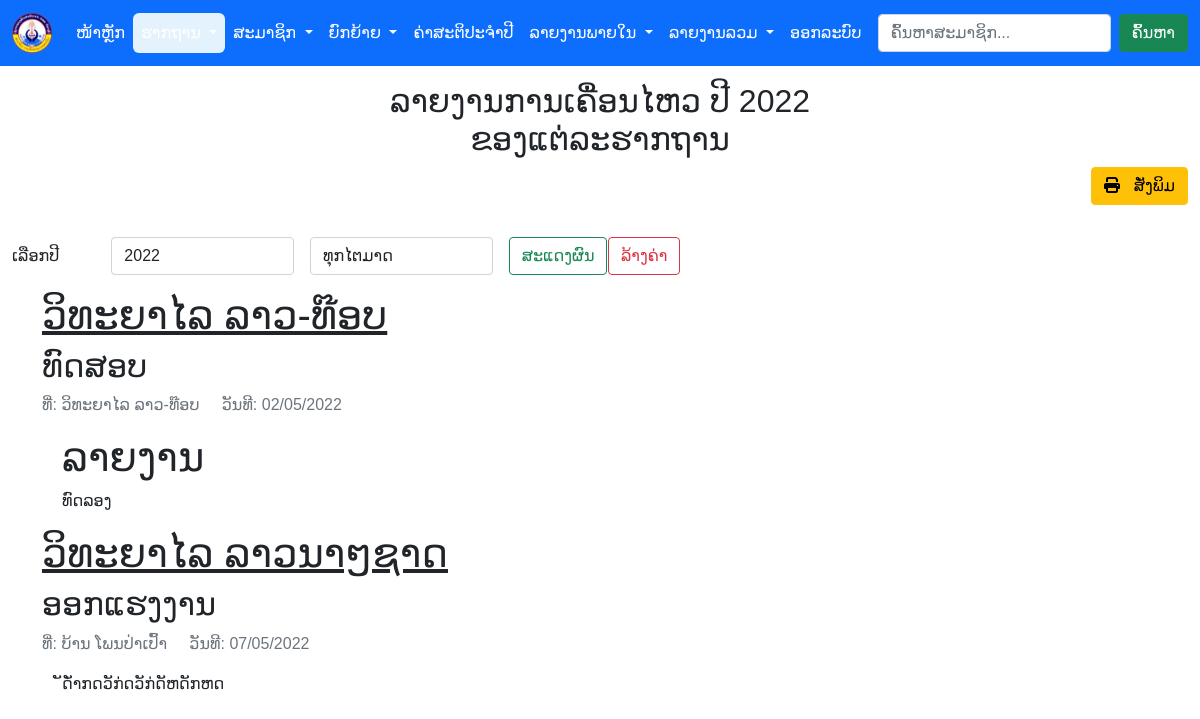
Before: /rpt_all.php?page=activity (signed in) with the older database file.
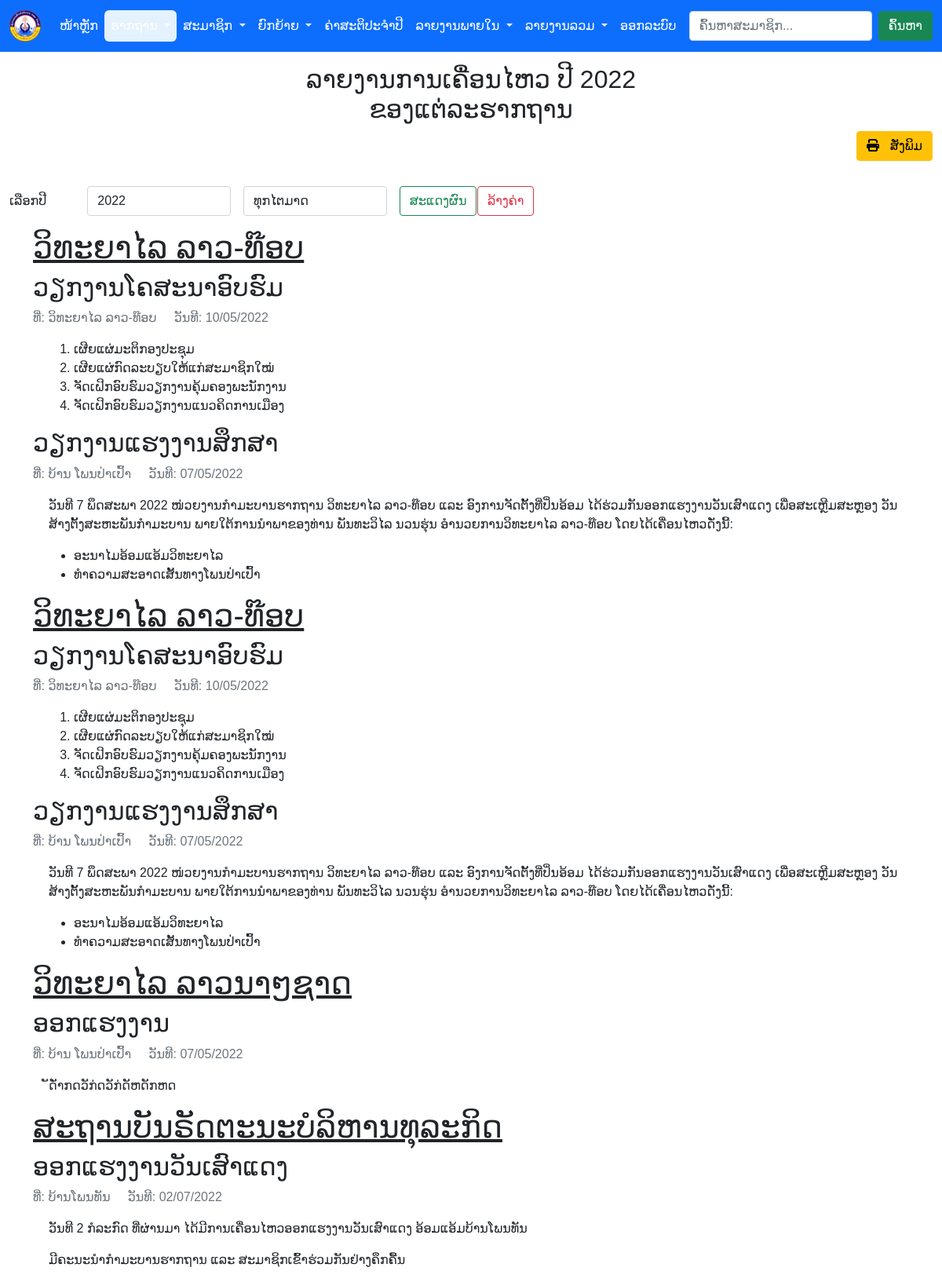
After: the same page with the newer database file.
### tables this page shows
CREATE TABLE `college` (
  `col_id` int(11) NOT NULL COMMENT 'ລະຫັດຮາກຖານ',
  `col_name` varchar(40) NOT NULL COMMENT 'ຊື່ຮາກຖານ',
  `col_village` varchar(30) NOT NULL COMMENT 'ບ້ານ',
  `col_district` varchar(30) NOT NULL COMMENT 'ເມືອງ',
  `col_province` varchar(30) NOT NULL COMMENT 'ແຂວງ',
  `tel` varchar(20) NOT NULL COMMENT 'ເບີໂທ',
  `email` varchar(40) DEFAULT NULL COMMENT 'ອີເມວ'
);

CREATE TABLE `activity` (
  `id` int(11) NOT NULL COMMENT 'ລະຫັດການເຄື່ອນໄຫວ',
  `act_title` varchar(100) NOT NULL COMMENT 'ຫົວຂໍ້',
  `act_date` date NOT NULL COMMENT 'ວັນທີ',
  `act_location` varchar(50) NOT NULL COMMENT 'ສະຖານທີ່',
  `act_detail` text NOT NULL COMMENT 'ລາຍລະອຽດ',
  `total_member_join` int(11) NOT NULL COMMENT 'ຈຳນວນຜູ້ເຂົ້າຮ່ວມ',
  `col_id` int(11) NOT NULL COMMENT 'ລະຫັດຮາກຖານ'
);

### rpt_all.php (the view, shortened to what this page needs)
<?php
if($_GET || isset($_GET['page'])):
require_once __DIR__ . '/include/function.php';
require_once __DIR__ . '/include/dbconfig.php';
require_once __DIR__ . '/header.php';
require_once __DIR__ . '/menu.php';
$page = $_GET['page'];
?>
<div class="container-fluid mt-3 mb-3">
    <h2 class="text-center">
        <?= getReport($page) ?>
        <?php
            if(isset($_GET['year']) AND $_GET['year']!=''){
                echo 'ປີ '.$_GET['year'];
            }else{
                echo 'ປີ '.date('Y');
            }
        ?>
        <br>
        ຂອງແຕ່ລະຮາກຖານ
    </h2>
<div class="text-end mb-3">
<button onclick="window.print();" class="btn btn-warning d-print-none text-end"><i class="fa-solid fa-print"></i> &nbsp; ສັ່ງພິມ</button>
</div>
<?php
    $count = 1;
    if($page == 'college'){
        $rs = mysqli_query($con, getReportAllQuery($page));
        echo mysqli_error($con);
        echo '
        <table class="table table-bordered table-striped table-sm">
                <thead class="table-dark">
                    <tr>
                        <th>ລຳດັບ</th>
                        <th>ຮາກຖານ</th>
                        <th>ສະມາຊິກກຳມະບານ</th>
                        <th>ທີ່ຢູ່ ຕິດຕໍ່</th>
                    </tr>
                </thead>
                <tbody>
                ';
            while($row = mysqli_fetch_assoc($rs)){
                echo '
                    <tr>
                        <td>'.$count++.'</td>
                        <td>'.$row['col_name'].'</td>
                        <td>
                            ທັງໝົດ: '.$row['total_member'].' ສະຫາຍ
                            <br>
                            ເປັນຍິງ: '.$row['female_member'].'ສະຫາຍ
                        </td>
                        <td>
                            '.$row['col_address'].'<br>
                            '.$row['tel'].'<br>
                            '.$row['email'].'
                        </td>
                    </tr>
                ';
            }
        echo '
                </tbody>
        </table>
        ';
    }else if($page == 'activity' && isAdmin()){
        echo '
        <form action="rpt_all.php"><div class="mt-3 mb-3 d-print-none row g-3">
        ';
        $sql = "SELECT
        YEAR(activity.act_date) AS y
        FROM activity
        GROUP BY YEAR(activity.act_date)
        ORDER BY YEAR(activity.act_date) DESC
        ;";
        $y_rs = mysqli_query($con, $sql);
        echo '<div class="col-1"><label class="col-form-label" for="year">ເລືອກປີ</label></div>';
        echo '<div class="col-2"><select class="form-control" id="year" name="year">';
        while($row = mysqli_fetch_assoc($y_rs)){
            echo '<option '.($row['y']==@$_GET['year']?'selected':'').' value="'.$row['y'].'">'.$row['y'].'</option>';
        }
        echo '</select>
        </div>
            '.showQuarter().'
            <input type="hidden" name="page" value="'.$page.'"/>
            <div class="col-1"><input type="submit" value="ສະແດງຜົນ" class="btn btn-outline-success"></div>
            <div class="col-1"><a href="rpt_all.php?page=activity" class="btn btn-outline-danger">ລ້າງຄ່າ</a></div>
        </div></form>';
        $sql_college = "SELECT college.col_id, college.col_name FROM college RIGHT JOIN activity ON college.col_id = activity.col_id ";
        $otherSql_college = " WHERE YEAR(act_date) = ".date('Y'). " ";
        $rs_college = mysqli_query($con,$sql_college.$otherSql_college.' ORDER BY college.col_name ');
        while($row_college = mysqli_fetch_assoc($rs_college)):
            $rs = mysqli_query($con, getReportAllQuery($page," WHERE col_id = ". $row_college['col_id']));
                echo '<div class="container">';
                echo '<u><h1>'.$row_college['col_name'].'</h1></u>';
                while($row = mysqli_fetch_assoc($rs)){
                    echo '
                        <div class="mb-3">
                            <h2>'.$row['act_title'].'</h2>
                            <p class="text-secondary" >ທີ່: '.$row['act_location'].' &nbsp;&nbsp;&nbsp;
                            ວັນທີ: '.$row['a_d'].'</p>
                            <div style="padding-left:20px;">
                                '.$row['act_detail'].'
                            </div>
                        </div>
                    ';
                }
                echo '</div>';
        endwhile;
    }else {
        echo '<h2 class="alert alert-danger">ກະລຸນາເລືອກລາຍງານ</h2>';
    }
?>
</div>
<?php
require __DIR__ . '/footer.php';
?>
<?php endif;?>

Changed rows visible on the page:
removed activity: act_title "ທົດສອບ", act_location "ວິທະຍາໄລ ລາວ-ທ໊ອບ", a_d "02/05/2022", act_detail "ລາຍງານ ທົດລອງ", shown under college "ວິທະຍາໄລ ລາວ-ທ໊ອບ"
now on one of the page's lists (row unchanged): college: col_name "ວິທະຍາໄລ ລາວ-ທ໊ອບ"
added activity: act_title "ວຽກງານໂຄສະນາອົບຮົມ", act_location "ວິທະຍາໄລ ລາວ-ທ໊ອບ", a_d "10/05/2022", act_detail "ເຜີຍແຜ່ມະຕິກອງປະຊຸມ ເຜີຍແຜ່ກົດລະບຽບໃຫ້ແກ່ສະມາຊິກໃໝ່ ຈັດເຝິກອົບຮົມວຽກງານຄຸ້ມຄອງພະນັກງານ ຈັດເຝິກອົບຮົມວຽກງານແນວຄິດການເມືອງ", shown under college "ວິທະຍາໄລ ລາວ-ທ໊ອບ"
added activity: act_title "ວຽກງານແຮງງານສຶກສາ", act_location "ບ້ານ ໂພນປ່າເປົ້າ", a_d "07/05/2022", act_detail "ວັນທີ 7 ພຶດສະພາ 2022 ໜ່ວຍງານກຳມະບານຮາກຖານ ວິທະຍາໄລ ລາວ-ທ໊ອບ ແລະ ອົງການຈັດຕັ້ງທີ່ປິ່ນອ້ອມ ໄດ້ຮ່ວມກັນອອກແຮງງານວັນເສົາແດງ ເພື່ອສະເຫຼີມສະຫຼອງ ວັນສ້າງຕັ້ງສະຫະພັນກຳມະບານ ພາຍໃຕ້ການນຳພາຂອງທ່ານ ພັນທະວິໄລ ນວນຮຸ່ນ ອຳນວຍການວິທະຍາໄລ ລາວ-ທ໊ອບ ໂດຍໄດ້ເຄື່ອນໄຫວດັ່ງນີ້: ອະນາໄມອ້ອມແອ້ມວິທະຍາໄລ ທຳຄວາມສະອາດເສັ້ນທາງໂພນປ່າເປົ້າ", shown under college "ວິທະຍາໄລ ລາວ-ທ໊ອບ"
now on this page (row unchanged): college: col_name "ສະຖານບັນຣັດຕະນະບໍລິຫານທຸລະກິດ"
added activity: act_title "ອອກແຮງງານວັນເສົາແດງ", act_location "ບ້ານໂພນທັນ", a_d "02/07/2022", act_detail "ວັນທີ 2 ກໍລະກົດ ທີ່ຜ່ານມາ ໄດ້ມີການເຄື່ອນໄຫວອອກແຮງງານວັນເສົາແດງ ອ້ອມແອ້ມບ້ານໂພນທັນ ມີຄະນະນຳກຳມະບານຮາກຖານ ແລະ ສະມາຊິກເຂົ້າຮ່ວມກັນຢ່າງຄຶກຄື້ນ", shown under "ສະຖານບັນຣັດຕະນະບໍລິຫານທຸລະກິດ"
